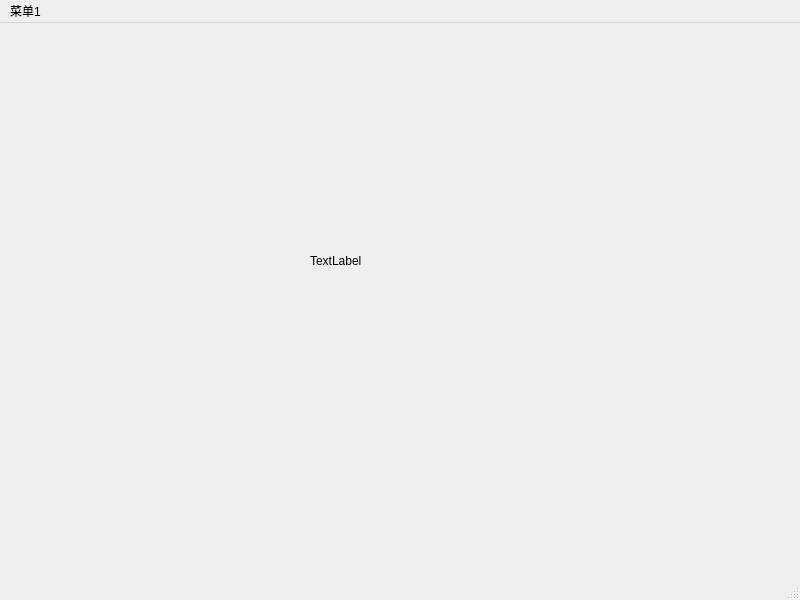
<?xml version="1.0" encoding="UTF-8"?>
<ui version="4.0">
 <class>MainWindow</class>
 <widget class="QMainWindow" name="MainWindow">
  <property name="geometry">
   <rect>
    <x>0</x>
    <y>0</y>
    <width>800</width>
    <height>600</height>
   </rect>
  </property>
  <property name="windowTitle">
   <string>MainWindow</string>
  </property>
  <widget class="QWidget" name="centralwidget">
   <widget class="QLabel" name="label">
    <property name="geometry">
     <rect>
      <x>310</x>
      <y>230</y>
      <width>72</width>
      <height>15</height>
     </rect>
    </property>
    <property name="text">
     <string>TextLabel</string>
    </property>
   </widget>
  </widget>
  <widget class="QMenuBar" name="menubar">
   <property name="geometry">
    <rect>
     <x>0</x>
     <y>0</y>
     <width>800</width>
     <height>26</height>
    </rect>
   </property>
   <widget class="QMenu" name="menu_1">
    <property name="title">
     <string>菜单1</string>
    </property>
    <addaction name="action1"/>
    <addaction name="action2"/>
   </widget>
   <addaction name="menu_1"/>
  </widget>
  <widget class="QStatusBar" name="statusbar"/>
  <action name="action1">
   <property name="text">
    <string>动作1</string>
   </property>
  </action>
  <action name="action2">
   <property name="text">
    <string>动作2</string>
   </property>
  </action>
 </widget>
 <resources/>
 <connections/>
</ui>
